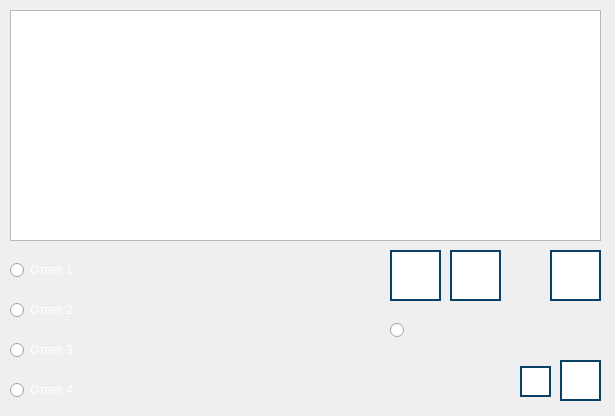
<?xml version="1.0" encoding="UTF-8"?>
<ui version="4.0">
 <class>TestWindow</class>
 <widget class="QDialog" name="TestWindow">
  <property name="geometry">
   <rect>
    <x>0</x>
    <y>0</y>
    <width>615</width>
    <height>416</height>
   </rect>
  </property>
  <property name="windowTitle">
   <string>Тестирование | Ray Tracing | Alpha 1.5v</string>
  </property>
  <widget class="QTextBrowser" name="text_question">
   <property name="geometry">
    <rect>
     <x>10</x>
     <y>10</y>
     <width>591</width>
     <height>231</height>
    </rect>
   </property>
   <property name="font">
    <font>
     <pointsize>9</pointsize>
    </font>
   </property>
   <property name="html">
    <string>&lt;!DOCTYPE HTML PUBLIC &quot;-//W3C//DTD HTML 4.0//EN&quot; &quot;http://www.w3.org/TR/REC-html40/strict.dtd&quot;&gt;
&lt;html&gt;&lt;head&gt;&lt;meta name=&quot;qrichtext&quot; content=&quot;1&quot; /&gt;&lt;style type=&quot;text/css&quot;&gt;
p, li { white-space: pre-wrap; }
&lt;/style&gt;&lt;/head&gt;&lt;body style=&quot; font-family:'MS Shell Dlg 2'; font-size:9pt; font-weight:400; font-style:normal;&quot;&gt;
&lt;p style=&quot;-qt-paragraph-type:empty; margin-top:0px; margin-bottom:0px; margin-left:0px; margin-right:0px; -qt-block-indent:0; text-indent:0px;&quot;&gt;&lt;br /&gt;&lt;/p&gt;&lt;/body&gt;&lt;/html&gt;</string>
   </property>
  </widget>
  <widget class="QRadioButton" name="first_answer">
   <property name="geometry">
    <rect>
     <x>10</x>
     <y>260</y>
     <width>351</width>
     <height>20</height>
    </rect>
   </property>
   <property name="font">
    <font>
     <pointsize>9</pointsize>
    </font>
   </property>
   <property name="styleSheet">
    <string notr="true">color: rgb(255, 255, 255);</string>
   </property>
   <property name="text">
    <string>Ответ 1</string>
   </property>
  </widget>
  <widget class="QRadioButton" name="second_answer">
   <property name="geometry">
    <rect>
     <x>10</x>
     <y>300</y>
     <width>351</width>
     <height>20</height>
    </rect>
   </property>
   <property name="font">
    <font>
     <pointsize>9</pointsize>
    </font>
   </property>
   <property name="styleSheet">
    <string notr="true">color: rgb(255, 255, 255);</string>
   </property>
   <property name="text">
    <string>Ответ 2</string>
   </property>
  </widget>
  <widget class="QRadioButton" name="third_answer">
   <property name="geometry">
    <rect>
     <x>10</x>
     <y>340</y>
     <width>351</width>
     <height>20</height>
    </rect>
   </property>
   <property name="font">
    <font>
     <pointsize>9</pointsize>
    </font>
   </property>
   <property name="styleSheet">
    <string notr="true">color: rgb(255, 255, 255);</string>
   </property>
   <property name="text">
    <string>Ответ 3</string>
   </property>
  </widget>
  <widget class="QRadioButton" name="fourth_answer">
   <property name="geometry">
    <rect>
     <x>10</x>
     <y>380</y>
     <width>351</width>
     <height>20</height>
    </rect>
   </property>
   <property name="font">
    <font>
     <pointsize>9</pointsize>
    </font>
   </property>
   <property name="styleSheet">
    <string notr="true">color: rgb(255, 255, 255);</string>
   </property>
   <property name="text">
    <string>Ответ 4</string>
   </property>
  </widget>
  <widget class="QPushButton" name="button_next_question">
   <property name="geometry">
    <rect>
     <x>450</x>
     <y>250</y>
     <width>51</width>
     <height>51</height>
    </rect>
   </property>
   <property name="toolTip">
    <string>К следующему вопросу</string>
   </property>
   <property name="styleSheet">
    <string notr="true">QPushButton {
    background-color: rgb(255, 255, 255);
    border: 2px solid #094065;
}

QPushButton:pressed {
    background-color:  rgb(118, 118, 118);
}
</string>
   </property>
   <property name="text">
    <string/>
   </property>
   <property name="icon">
    <iconset>
     <normaloff>images/next-page.png</normaloff>images/next-page.png</iconset>
   </property>
   <property name="iconSize">
    <size>
     <width>36</width>
     <height>36</height>
    </size>
   </property>
  </widget>
  <widget class="QPushButton" name="button_prev_question">
   <property name="geometry">
    <rect>
     <x>390</x>
     <y>250</y>
     <width>51</width>
     <height>51</height>
    </rect>
   </property>
   <property name="toolTip">
    <string>К предыдущему вопросу</string>
   </property>
   <property name="styleSheet">
    <string notr="true">QPushButton {
    background-color: rgb(255, 255, 255);
    border: 2px solid #094065;
}

QPushButton:pressed {
    background-color:  rgb(118, 118, 118);
}
</string>
   </property>
   <property name="text">
    <string/>
   </property>
   <property name="icon">
    <iconset>
     <normaloff>images/prev-page.png</normaloff>images/prev-page.png</iconset>
   </property>
   <property name="iconSize">
    <size>
     <width>36</width>
     <height>36</height>
    </size>
   </property>
  </widget>
  <widget class="QPushButton" name="button_complete_test">
   <property name="geometry">
    <rect>
     <x>550</x>
     <y>250</y>
     <width>51</width>
     <height>51</height>
    </rect>
   </property>
   <property name="toolTip">
    <string>Завершить тестирование</string>
   </property>
   <property name="styleSheet">
    <string notr="true">QPushButton {
    background-color: rgb(255, 255, 255);
    border: 2px solid #094065;
}

QPushButton:pressed {
    background-color:  rgb(118, 118, 118);
}
</string>
   </property>
   <property name="text">
    <string/>
   </property>
   <property name="icon">
    <iconset>
     <normaloff>images/complete-button.png</normaloff>images/complete-button.png</iconset>
   </property>
   <property name="iconSize">
    <size>
     <width>36</width>
     <height>36</height>
    </size>
   </property>
  </widget>
  <widget class="QPushButton" name="button_help">
   <property name="geometry">
    <rect>
     <x>560</x>
     <y>360</y>
     <width>41</width>
     <height>41</height>
    </rect>
   </property>
   <property name="toolTip">
    <string>Получить справку</string>
   </property>
   <property name="styleSheet">
    <string notr="true">QPushButton {
    background-color: rgb(255, 255, 255);
    border: 2px solid #094065;
}

QPushButton:pressed {
    background-color:  rgb(118, 118, 118);
}
</string>
   </property>
   <property name="text">
    <string/>
   </property>
   <property name="icon">
    <iconset>
     <normaloff>images/help-button.png</normaloff>images/help-button.png</iconset>
   </property>
   <property name="iconSize">
    <size>
     <width>36</width>
     <height>36</height>
    </size>
   </property>
  </widget>
  <widget class="QRadioButton" name="radiobutton_null">
   <property name="geometry">
    <rect>
     <x>390</x>
     <y>320</y>
     <width>95</width>
     <height>20</height>
    </rect>
   </property>
   <property name="text">
    <string/>
   </property>
  </widget>
  <widget class="QPushButton" name="button_clue">
   <property name="geometry">
    <rect>
     <x>520</x>
     <y>366</y>
     <width>31</width>
     <height>31</height>
    </rect>
   </property>
   <property name="toolTip">
    <string>Вывести подсказку</string>
   </property>
   <property name="styleSheet">
    <string notr="true">QPushButton {
    background-color: rgb(255, 255, 255);
    border: 2px solid #094065;
}

QPushButton:pressed {
    background-color:  rgb(118, 118, 118);
}
</string>
   </property>
   <property name="text">
    <string/>
   </property>
   <property name="icon">
    <iconset>
     <normaloff>images/clue-button.png</normaloff>images/clue-button.png</iconset>
   </property>
  </widget>
 </widget>
 <resources/>
 <connections/>
</ui>
